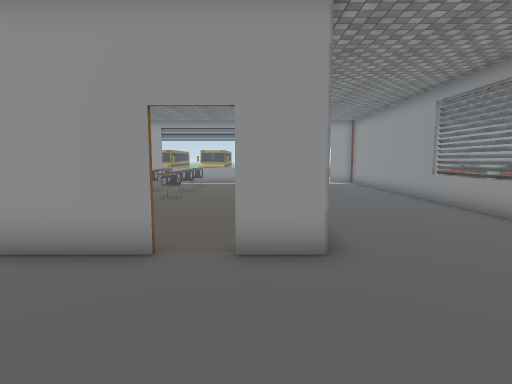
[1] (above)

24 first-person views from a walk through a Unity game level. The camera is 1.5 m above the floor, tilts 6° down and sees 80° across. The floor is counted in squares, 1 m on a side. Each view is taken from the middle of a square. On the plan, view 1 faces up. The plan holds only what a view shows up to about 15 squares ahead; the rest is blank. The place goes on beyond the plan. The player is left out. Door leaves are left out, so doorways stand open. Some surface patterns are stand-ins.

[2]
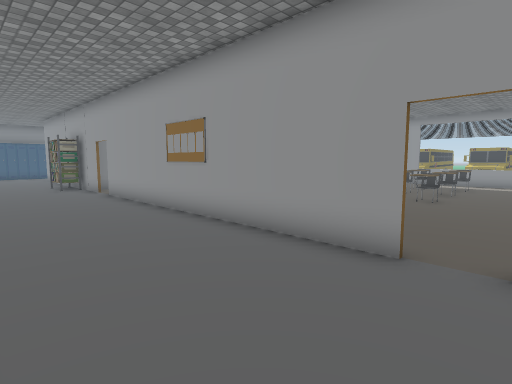

[3]
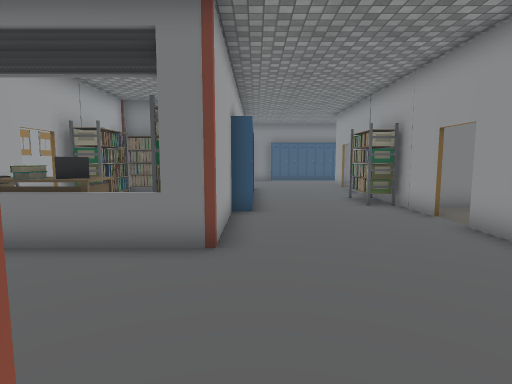

[4]
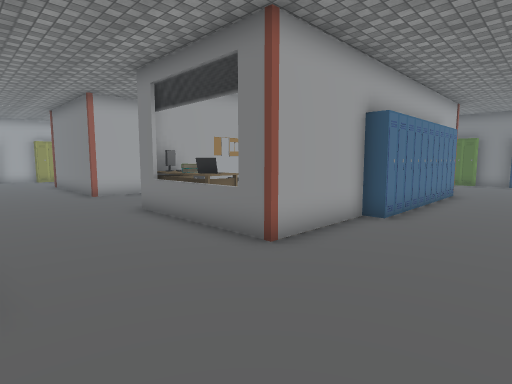

[5]
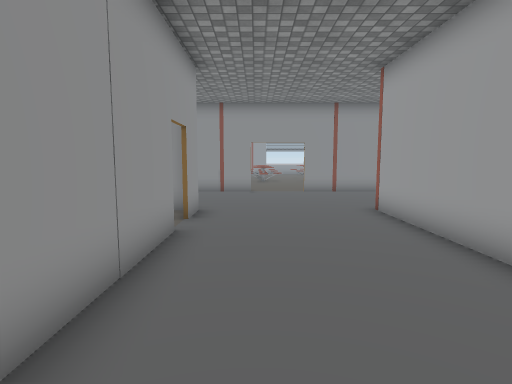

[6]
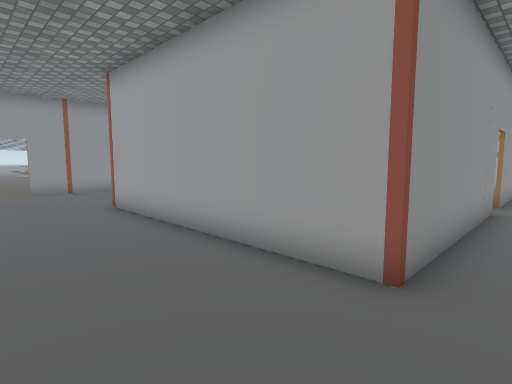

[7]
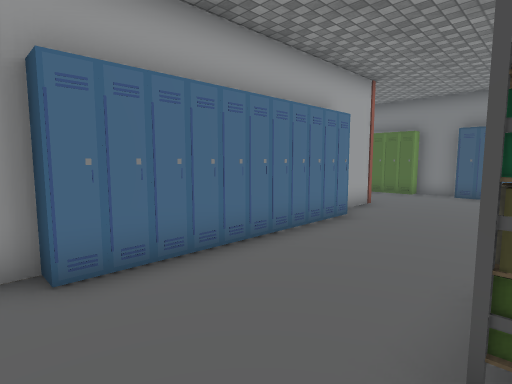

[8]
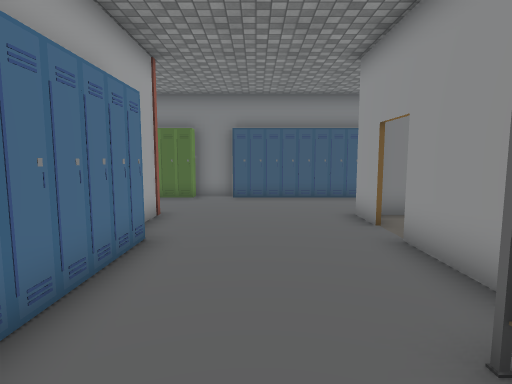

[9]
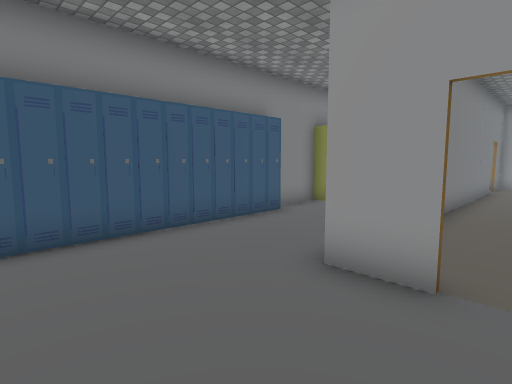

[10]
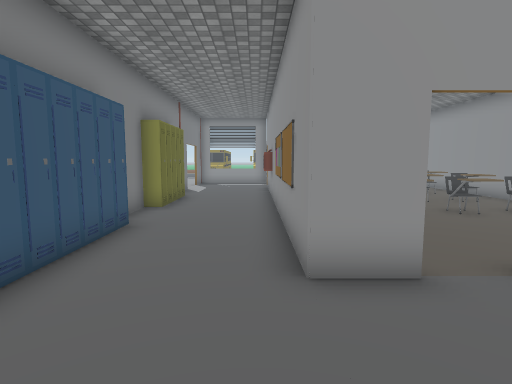

[11]
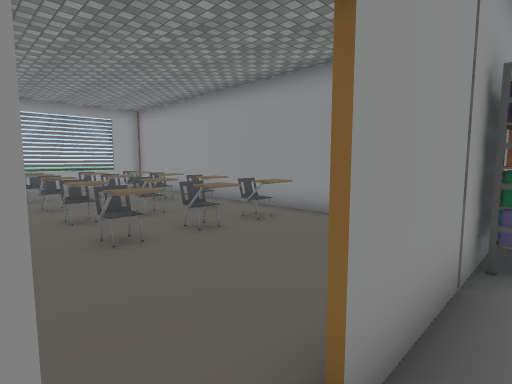

[12]
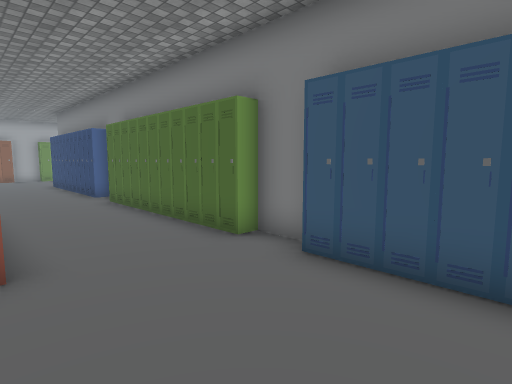

[13]
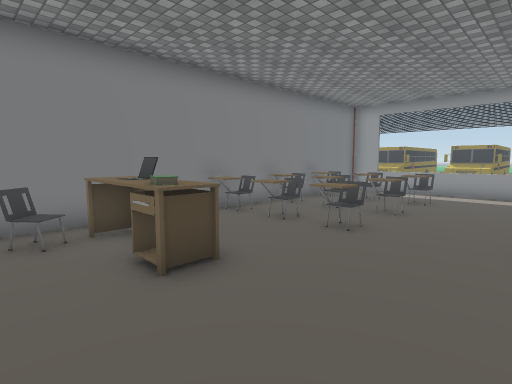

[14]
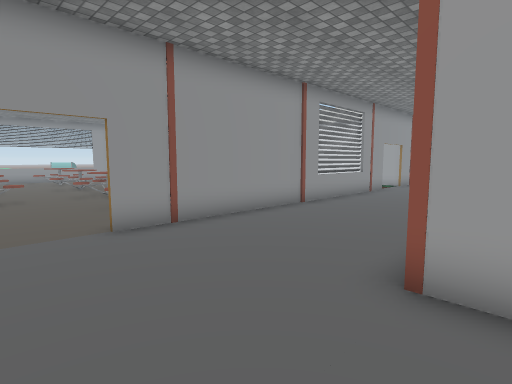

[15]
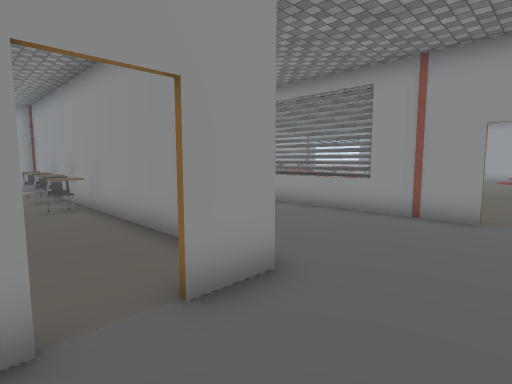

[16]
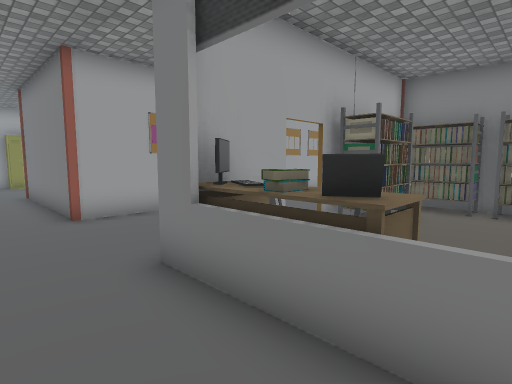

[17]
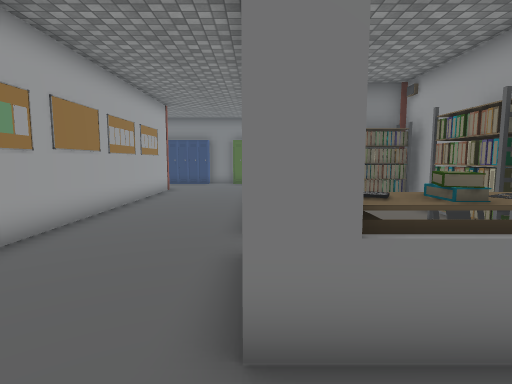

[18]
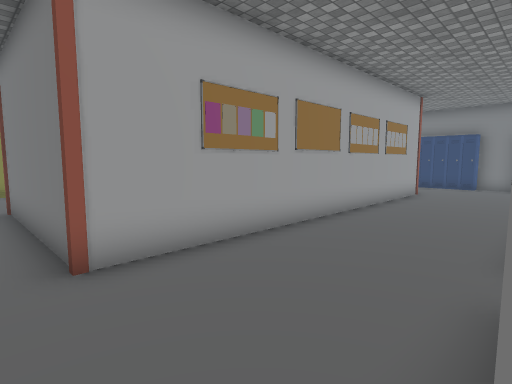

[19]
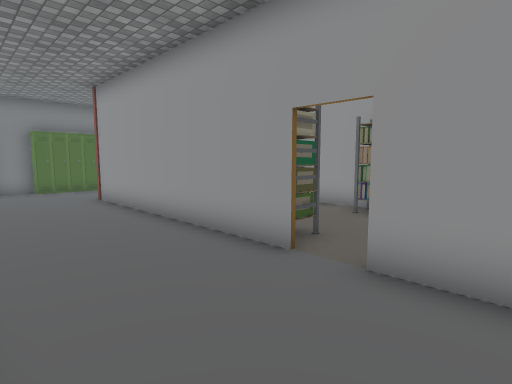

[20]
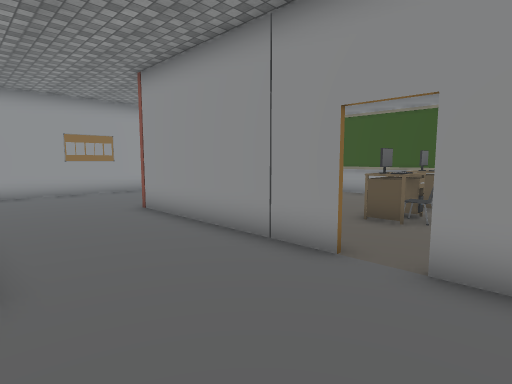

[21]
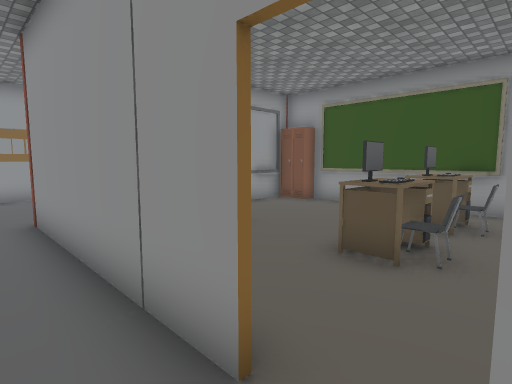

[22]
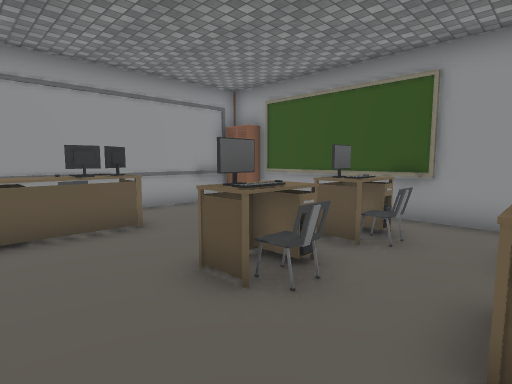

[23]
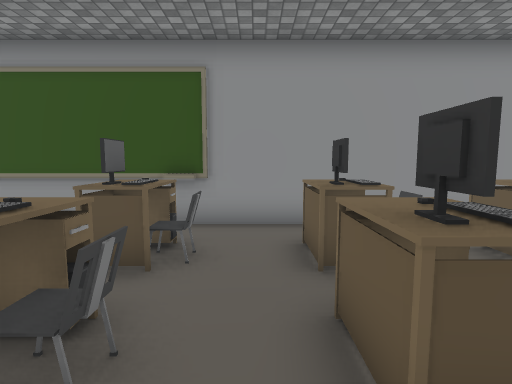

[24]
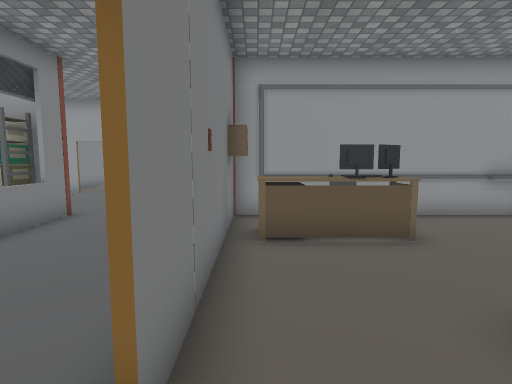

### Floor plan
Points are (right, up) in squares from view 1. A wall is a line through its corners. A room is listed if a view was taken in it or the views show most of it. See-through windows are left out.
Room 1 (views 1, 2, 3, 4, 5, 6, 7, 8, 9, 10, 11, 12, 14, 15, 16, 17, 18, 19, 20, 21)
walls: (-12.8, -0.8) (-13.4, -0.8); (-12.1, -1.4) (-12.1, -6.1); (-15.5, -0.7) (-12.4, -0.7); (-7.6, -0.7) (0.5, -0.7); (-17, -0.8) (-20.4, -0.8); (-15, 4.7) (-22.6, 4.7); (-13.2, -6.1) (-14.9, -6.1); (-14.9, -5.9) (-12.5, -5.9); (-16, -6.1) (-24.5, -6.1); (-17.4, -5.9) (-16, -5.9); (-7.7, -7.6) (-7.7, -2.4); (-20.8, -2.9) (-20.8, -5.5); (-1.6, 4.7) (-13.8, 4.7); (-7.7, -11.5) (-7.7, -8.9); (-24.5, -0.7) (-23.8, -0.7); (-23.9, 4.7) (-25.3, 4.7) (-25.3, 13.2); (1.2, 4.7) (-0.4, 4.7); (-24.5, -10.4) (-12.4, -10.4); (-29.5, 1.1) (-29.5, -0.5); (6.5, 3.1) (6.5, 14.5); (-29.5, -7.4) (-29.5, -8.9); (-29.5, 10.6) (-29.5, 8.6); (6.5, -10.4) (6.5, 0.8)
ways out: opening at (-1, 5) to room 2; opening at (-8, -8) to room 3; opening at (0, -2) to room 3; opening at (-23, 5); opening at (-14, 5); open door at (7, 2.5); gap at (-15, -6); gap at (-15, 5)
objects: other object (-29, -11); locker (-29, -10); locker (-29, -9); locker (-29, -7); locker (-29, -6); locker (-29, -5); locker (-29, -4); locker (-29, -3); locker (-29, -2); locker (-29, -1); locker (-29, 1); locker (-29, 2); locker (-29, 3); locker (-29, 4); locker (-29, 5); locker (-29, 6); locker (-29, 7); locker (-29, 8); locker (-29, 11) to (-29, 14); other object (-26, 13); pillar (-25, -11); pillar (-25, -6); pillar (-25, -1); locker (-23, 0) to (-22, 0); other object (-21, -6); pillar (-21, -1); locker (-21, 0); rack (-20, -5) to (-20, -4); rack (-20, -3) to (-20, -2); locker (-20, 0); locker (-19, 0); rack (-19, 4) to (-17, 4); rack (-18, -5) to (-16, -5); locker (-18, 0); rack (-17, -2) to (-15, -1); locker (-17, 0); locker (-16, 0); other object (-14, -6); chair (-14, -3); rack (-14, -2) to (-13, -1); other object (-13, -5); books (-13, -4); laptop (-13, -3); pillar (-12, -11); pillar (-12, -1); locker (-8, -2) to (-7, -2); pillar (-8, -1); locker (1, -2); locker (1, -1); other object (1, 14); pillar (2, -1); pillar (7, -6)
Room 2 (view 13)
walls: (1.1, 7.1) (1.1, 13.5); (-7.6, 14.5) (-7.6, 6.5)
ways out: opening at (-1, 5) to room 1
objects: chair (-7, 7); chair (-7, 11) to (-7, 13); other object (-7, 14); laptop (-6, 8) to (-5, 9); chair (-5, 11) to (-5, 13); other object (-5, 14); books (-4, 8); table (-4, 9); chair (-4, 11) to (-3, 13); other object (-3, 14); chair (0, 11) to (0, 12)
Room 3 (views 22, 23, 24)
walls: (-3.1, -7.6) (-3.6, -7.6); (-3.6, -9.8) (-3.1, -9.8); (-1.6, -9.8) (-0.5, -9.8); (-7.6, -2.5) (-7.6, -7.6); (0.7, -7.8) (0.7, -6.9); (0.1, -1.1) (-0.9, -1.1); (0.5, -0.8) (-7.5, -0.8); (1.1, -11.5) (1.1, -2.5)
low walls: (-1, -10.5) (-1, -9.9)
ways out: opening at (-8, -8) to room 1; opening at (0, -2) to room 1
objects: table (-7, -3) to (-6, -3); computer (-5, -3); other object (-5, -2); computer (-4, -11); computer (-4, -10); computer (-4, -7); computer (-4, -3); other object (-2, -11) to (-1, -11); computer (-2, -10); chair (-2, -8) to (-1, -8); computer (-2, -7); other object (-1, -7)

Where each view was taken, in squares from view 1:
view 1: 0 up, 0 right, facing up
view 2: 0 up, 0 right, facing up-left
view 3: 0 up, 7 left, facing left
view 4: 3 up, 8 left, facing down-left
view 5: 3 up, 8 left, facing right
view 6: 3 up, 9 left, facing down-right
view 7: 4 up, 15 left, facing down-left
view 8: 2 up, 17 left, facing left
view 9: 1 up, 23 left, facing up-left
view 10: 1 up, 26 left, facing up
view 11: 4 up, 24 left, facing up-right
view 12: 4 up, 25 left, facing down-left
view 13: 6 up, 0 right, facing up-left
view 14: 3 up, 0 right, facing down-right
view 15: 2 up, 2 left, facing up-right
view 16: 2 down, 10 left, facing down-left
view 17: 6 down, 10 left, facing left
view 18: 6 down, 11 left, facing down-left
view 19: 10 down, 13 left, facing up-left
view 20: 10 down, 12 left, facing up-right
view 21: 9 down, 9 left, facing up-right
view 22: 10 down, 7 left, facing up-right
view 23: 9 down, 6 left, facing right
view 24: 9 down, 7 left, facing up
